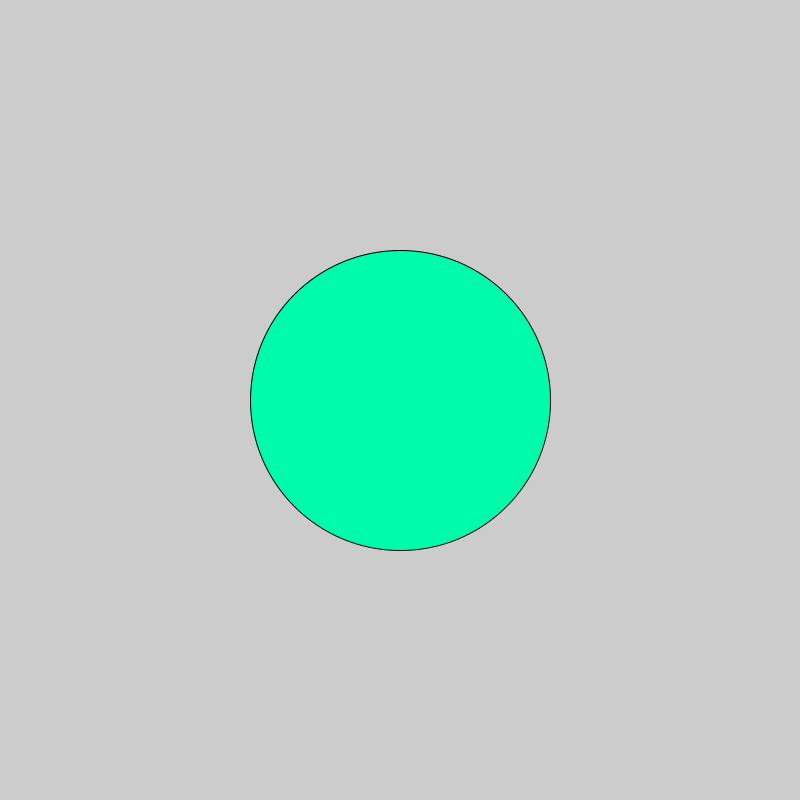
Frame 1 (no input)
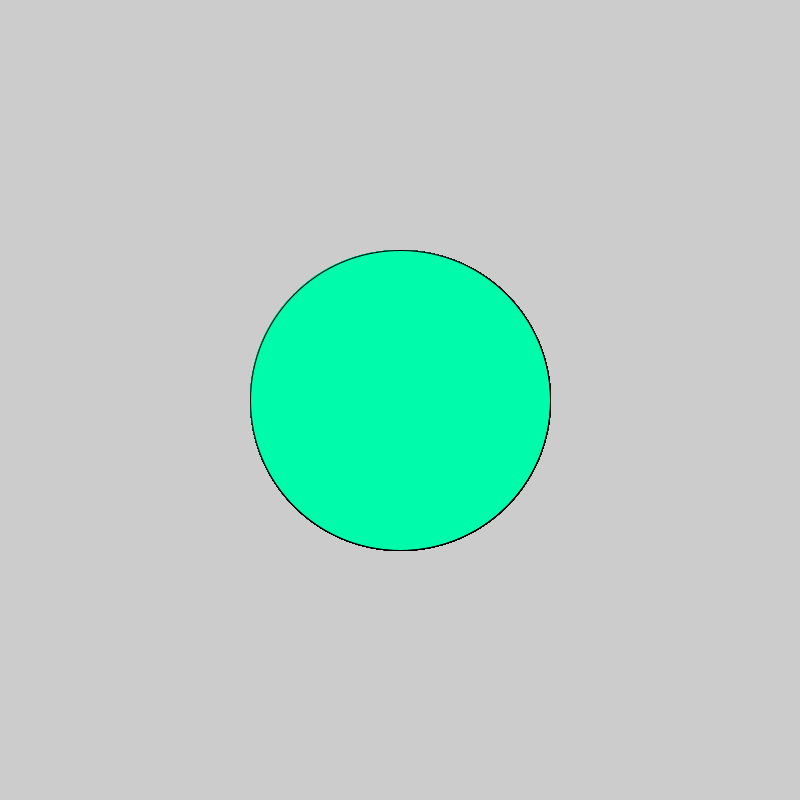
Frame 60 (the mouse pressed at the canvas centre just before this capture)
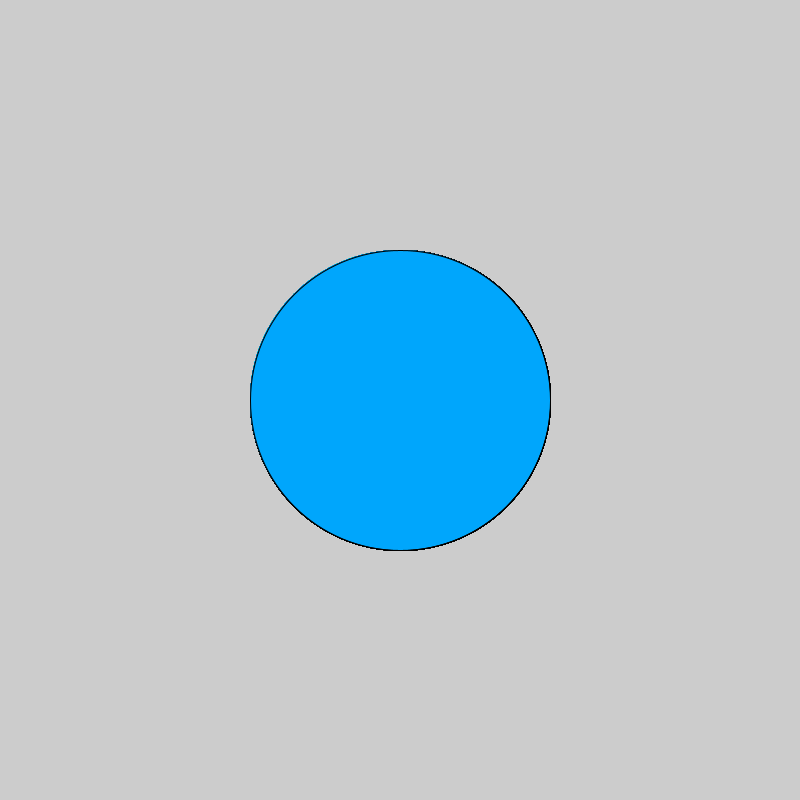
Frame 120 (the mouse held since frame 60 and released just before this capture)

The Processing sketch that drew these frames (run headless with seeded random() and noise(); from frame 60 on, the mouse is pressed at the canvas centre):

// Processing sketch: fillCircle
// ── fillCircle.pde
 void setup() {
  size(800, 800);
}

void draw() {
  
   //2. make it a nice color
fill(0,252,170);
   //3. if the mouse is pressed, fill the circle with a different color          
if(mousePressed){
fill(0,166,252);
}
   //1. draw an ellipse
ellipse(400,400,300,300);
}
// Copyright Wintriss Technical Schools 2013
